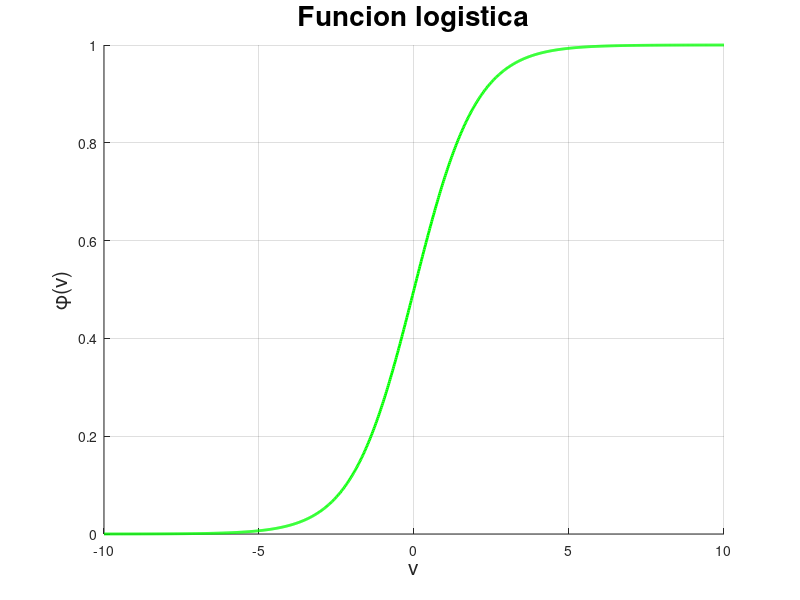

MATLAB code for this plot:
% Ian Mu;oz Nu;ez - Funcion 'Logistica'

close all
clear
clc

v = linspace(-10, 10, 1000); % Variable independiente

a = 1; % Parametro que determina la pendiente de la funcion sigmoidal
phi = 1./(1 + exp(-a*v)); % Funcion o variable dependiente

figure(1)
hold on
grid on

plot(v, phi, 'g-', 'LineWidth', 2)

title("Funcion logistica", 'FontSize', 20)
xlabel('v', 'FontSize', 15)
ylabel('\phi(v)', 'FontSize', 15)

